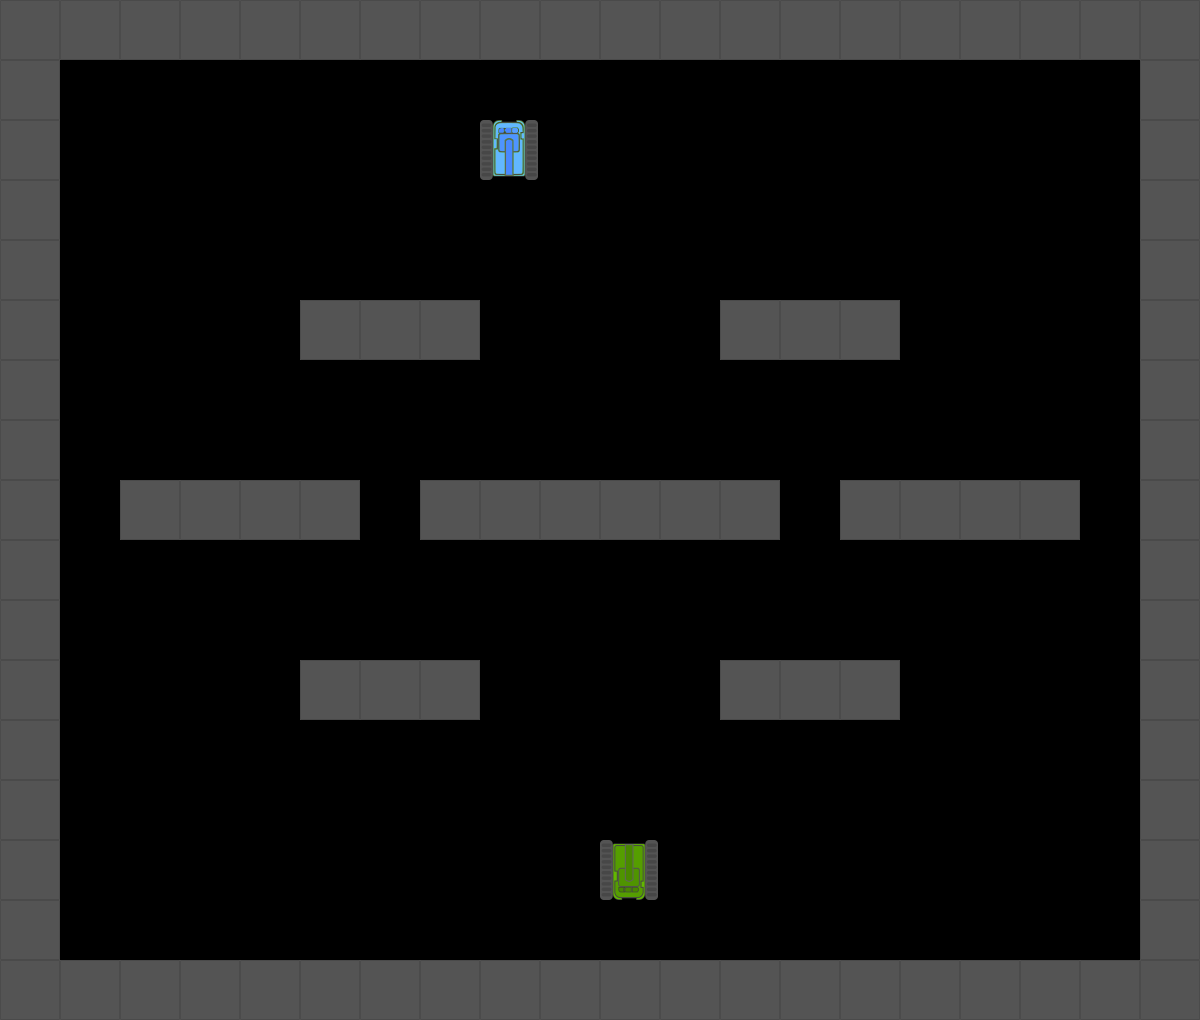

Below is a game level as drawn by its tile map, then a one-line description and the .tmx file that defines it, in full:
An orthogonal 20x17 tile map with 60x60 px tiles, 1 tile layer (Tile Layer 1), 2 tilesets.

<map version="1.5" tiledversion="1.7.2" orientation="orthogonal" renderorder="right-down" width="20" height="17" tilewidth="60" tileheight="60" infinite="0" nextlayerid="2" nextobjectid="1">
 <tileset firstgid="1" name="TankManObj" tilewidth="58" tileheight="60" tilecount="2" columns="2">
  <image source="TankManObj.png" width="116" height="60" />
 </tileset>
 <tileset firstgid="3" name="wallpng" tilewidth="60" tileheight="60" tilecount="1" columns="1">
  <image source="wallpng.png" width="60" height="60" />
 </tileset>
 <layer id="1" name="Tile Layer 1" width="20" height="17">
  <data encoding="csv">
3,3,3,3,3,3,3,3,3,3,3,3,3,3,3,3,3,3,3,3,
3,0,0,0,0,0,0,0,0,0,0,0,0,0,0,0,0,0,0,3,
3,0,0,0,0,0,0,0,2,0,0,0,0,0,0,0,0,0,0,3,
3,0,0,0,0,0,0,0,0,0,0,0,0,0,0,0,0,0,0,3,
3,0,0,0,0,0,0,0,0,0,0,0,0,0,0,0,0,0,0,3,
3,0,0,0,0,3,3,3,0,0,0,0,3,3,3,0,0,0,0,3,
3,0,0,0,0,0,0,0,0,0,0,0,0,0,0,0,0,0,0,3,
3,0,0,0,0,0,0,0,0,0,0,0,0,0,0,0,0,0,0,3,
3,0,3,3,3,3,0,3,3,3,3,3,3,0,3,3,3,3,0,3,
3,0,0,0,0,0,0,0,0,0,0,0,0,0,0,0,0,0,0,3,
3,0,0,0,0,0,0,0,0,0,0,0,0,0,0,0,0,0,0,3,
3,0,0,0,0,3,3,3,0,0,0,0,3,3,3,0,0,0,0,3,
3,0,0,0,0,0,0,0,0,0,0,0,0,0,0,0,0,0,0,3,
3,0,0,0,0,0,0,0,0,0,0,0,0,0,0,0,0,0,0,3,
3,0,0,0,0,0,0,0,0,0,1,0,0,0,0,0,0,0,0,3,
3,0,0,0,0,0,0,0,0,0,0,0,0,0,0,0,0,0,0,3,
3,3,3,3,3,3,3,3,3,3,3,3,3,3,3,3,3,3,3,3
</data>
 </layer>
</map>
